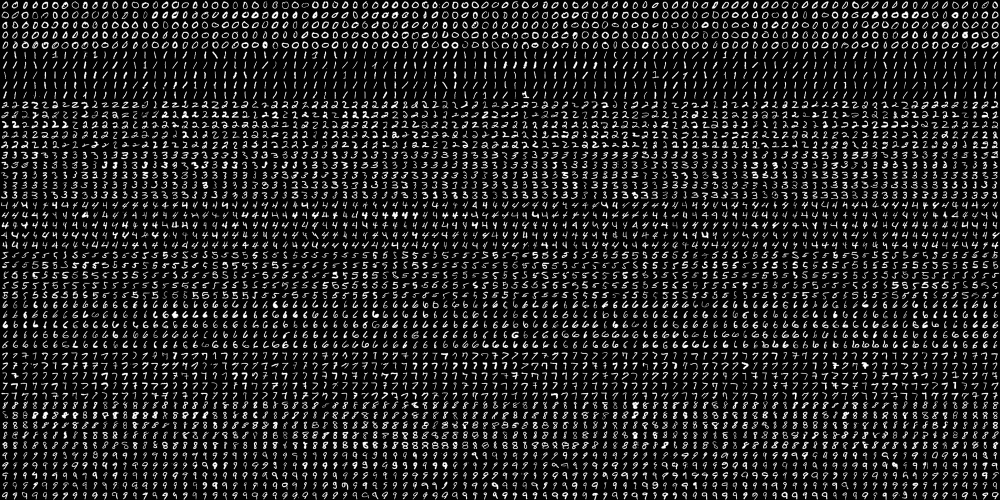
#> input picture Project_1_updated/digits.png, 2000 x 1000 px, found by its file name (shown at 1/2 size)
$ python handwritten_predictor.py
#> lines starting #> are read from the running program, lines starting #| are printed output that depends on the picture
import cv2 as cv
import numpy as np
import matplotlib.pyplot as plt
from random import randbytes, shuffle
from numpy.random.mtrand import rand
import os
import random


def knnModel():
    filepath = '/Users/azureennaja/Desktop/Perantis/Project 1/Question2/digits.png'
    imgGray = cv.imread(filepath, cv.IMREAD_GRAYSCALE)

    print(imgGray.shape)

    SIZE = 20

    #Resize
    rowNum = imgGray.shape[0] / SIZE
    colNum = imgGray.shape[1] / SIZE

    rows = np.vsplit(imgGray, rowNum)

    digits = []
    for row in rows:
        rowCells = np.hsplit(row, colNum)
        for digit in rowCells:
            digits.append(digit)

    digits = np.array(digits)
    print('digits', digits.shape)

    #labels
    Digit_class = 10
    repeatNum = len(digits) / Digit_class
    labels = np.repeat(np.arange(Digit_class), repeatNum)
    print('labels', labels.shape)

    features = []
    for digit in digits:
        img_pixel = np.float32(digit.flatten())
        features.append(img_pixel)

    features = np.squeeze(features)
    print("Features:", features.shape)

    #Shuffle features and labels
    #Seed random for constant random value

    rand = np.random.RandomState(321)
    shuffle = rand.permutation(features.shape[0])
    features, labels = features[shuffle], labels[shuffle]

    #Split into training and testing

    splitRatio = [2,1]
    sumRatio = sum(splitRatio)
    partition = np.array(splitRatio) * len(features) // sumRatio
    partition = np.cumsum(partition)

    featureTrain, featureTest = np.array_split(features, partition[:-1])
    labelTrain, labelTest = np.array_split(labels, partition[:-1])

    print("featureTrain:", featureTrain.shape)
    print("featureTest:", featureTest.shape)
    print("labelTrain:", labelTrain.shape)
    print("labelTest:", labelTest.shape)

    #Train the Knn Model
    print("Train the Knn Model")
    knn = cv.ml.KNearest_create()
    knn.train(featureTrain, cv.ml.ROW_SAMPLE, labelTrain)

    k = 4
    ret, prediction, neighbours, dist = knn.findNearest(featureTest, k)

    # Compute the accuracy:
    accuracy = (np.squeeze(prediction) == labelTest).mean() * 100
    print(f"Accuracy when k=4: {accuracy:.2f}%")

    return knn


def test_userInput(filename, rand_num, knn):
    imgGray = cv.imread(filename, cv.IMREAD_GRAYSCALE)

    print("Image Shape:", imgGray.shape)

    SZ = 20

    # resize
    rowNum = imgGray.shape[0] / SZ
    colNum = imgGray.shape[1] / SZ

    rows = np.vsplit(imgGray, rowNum)

    digits = []

    for row in rows:
        rowCells = np.hsplit(row, colNum)
        for digit in rowCells:
            digits.append(digit)

    # convert list to np.array
    digits = np.array(digits)
    print("digits shape:", digits.shape)
    print("len digits", len(digits))

    #labels

    labels = np.asarray(rand_num)
    print(labels)

    print("labels", labels.shape)

    new_features = []
    for digit in digits:
        img_pixel = np.float32(digit.flatten())
        new_features.append(img_pixel)

    new_features = np.squeeze(new_features)
    print("Features:", new_features.shape)

    k = 4

    ret, prediction, neighbours, dist = knn.findNearest(new_features, k)

    #Compute the accuracy
    accuracy = (labels == np.squeeze(prediction).flatten()).mean() * 100
    print(f"Accuracy of number combination: {accuracy:.2f}%")
    print(prediction.flatten())
    print()


def main():
    knn = knnModel()
#> in knnModel, imgGray is the input picture: shape (1000, 2000); min 0, max 255, mean 33.8
#| (1000, 2000)
#> in knnModel, `rows = np.vsplit(imgGray, rowNum)`: rows = 50 items
#> the loop in knnModel, `for row in rows:` made 50 passes
#> after the loop in knnModel, `for row in rows:`: digits = 5000 items
#| digits (5000, 20, 20)
#> in knnModel, `repeatNum = len(digits) / Digit_class`: repeatNum = 500
#> in knnModel, `labels = np.repeat(np.arange(Digit_class), repeatNum)`: labels = 5000 values from 0 to 9
#| labels (5000,)
#> after the loop in knnModel, `for digit in digits:`: features = 5000 items
#> in knnModel, `features = np.squeeze(features)`:
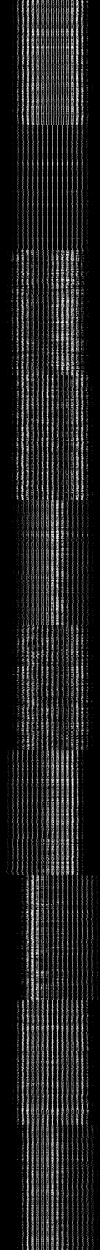
#> features: shape (5000, 400) float32 (shown at 1/4 size); min 0, max 255, mean 33.8
#| Features: (5000, 400)
#> in knnModel, `features, labels = features[shuffle], labels[shuffle]`:
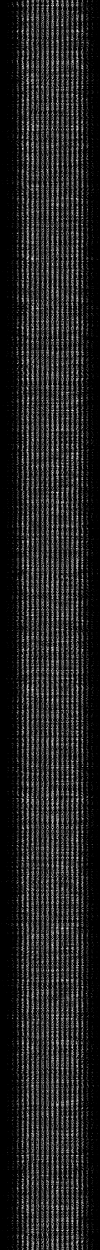
#> features: shape (5000, 400) float32 (shown at 1/4 size); min 0, max 255, mean 33.8
#> in knnModel, `features, labels = features[shuffle], labels[shuffle]`: labels = 5000 values, max 9 at index 2, min 0 at index 22, mean 4.5
#> in knnModel, `partition = np.array(splitRatio) * len(features) // sumRatio`: partition = [3333, 1666]
#> in knnModel, `partition = np.cumsum(partition)`: partition = [3333, 4999]
#> in knnModel, `featureTrain, featureTest = np.array_split(features, partition[:-1])`:
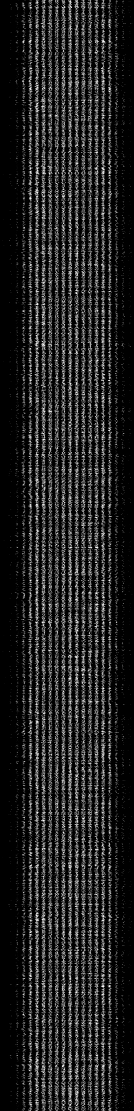
#> featureTrain: shape (3333, 400) float32 (shown at 1/3 size); min 0, max 255, mean 33.8
#> in knnModel, `featureTrain, featureTest = np.array_split(features, partition[:-1])`:
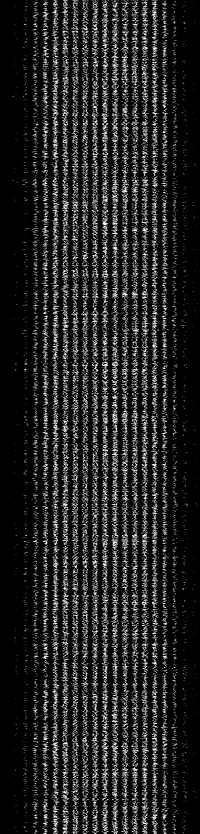
#> featureTest: shape (1667, 400) float32 (shown at 1/2 size); min 0, max 255, mean 33.9
#> in knnModel, `labelTrain, labelTest = np.array_split(labels, partition[:-1])`: labelTrain = 3333 values, max 9 at index 2, min 0 at index 22, mean 4.54; labelTest = 1667 values, max 9 at index 3, min 0 at index 1, mean 4.42
#| featureTrain: (3333, 400)
#| featureTest: (1667, 400)
#| labelTrain: (3333,)
#| labelTest: (1667,)
#> in knnModel, `ret, prediction, neighbours, dist = knn.findNearest(featureTest, k)`: ret = 8; prediction = 1667 values, max 9 at index 3, min 0 at index 1, mean 4.33; neighbours = 1667 rows, first 6: [8, 8, 8, 8], [0, 0, 0, 0], [1, 1, 1, 1], [9, 9, 9, 9], [0, 0, 0, 0], [6, 6, 6, 6]; dist = 1667 rows, first 6: [452568, 691779, 720318, 731989], [742317, 959695, 1274900, 1373039], [162375, 183476, 206527, 213961], [507705, 554170, 579892, 605714], [948726, 961890, 980431, 1144372], [222238, 324408, 401471, 427980]
#> in knnModel, `accuracy = (np.squeeze(prediction) == labelTest).mean() * 100`: accuracy = 93.94
#| Accuracy when k=4: 93.94%
    number_list = data_extraction()
#| Image dimension (1000, 2000, 3)
#> after the loop in data_extraction, `for column in range(0, 2000, 20):`: numbers_list = 5000 items
    print("\n--Number Combination--\n")

    rand_num = []

    n = int(input("Enter the length combination random numbers (2-4): "))
#> the answer given: 3

    print("\n")

    if n <= 4:
        if n !=0:
            for i in range(0, n):
                print("Enter number at index", i)
                item = int(input())
                rand_num.append(item)
#> this loop made 3 passes; the answer given on pass 1: 3
            print("User list is:", rand_num, "\n")
    else:
        print("Please re-enter")

    print()

    print("shape:", rand_num)

    user_input(numbers_list=number_list, rand_num=rand_num)
#> the loop in user_input, `for x in range(0, len(rand_num), 1):` made 3 passes
#> pass 1, in user_input, `img = numbers_list[start_i: start_i + 20, :]`:
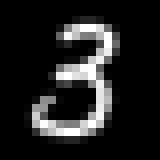
#> img: shape (20, 20, 3) (shown 8 times larger); min 0, max 255, mean 33.4
#> pass 3, in user_input, `img = numbers_list[start_i: start_i + 20, :]`:
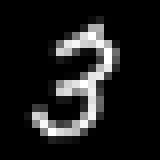
#> img: shape (20, 20, 3) (shown 8 times larger); min 0, max 255, mean 28.9
#> after the loop in user_input, `for x in range(0, len(rand_num), 1):`: rand_num_img = 3 items
#> in user_input, `new_img = cv.hconcat(rand_num_img)`:
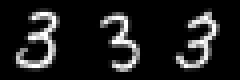
#> new_img: shape (20, 60, 3) (shown 4 times larger); min 0, max 255, mean 29.5

    test_userInput("from_user.jpg", rand_num, knn)
#| Image Shape: (20, 60)
#> in test_userInput, `rows = np.vsplit(imgGray, rowNum)`: rows = 1 item
#> the loop in test_userInput, `for row in rows:` made 1 pass
#> after the loop in test_userInput, `for row in rows:`: digits = 3 items
#| digits shape: (3, 20, 20)
#| len digits 3
#> the loop in test_userInput, `for digit in digits:` made 3 passes
#| Features: (3, 400)
#> in test_userInput, `ret, prediction, neighbours, dist = knn.findNearest(new_features, k)`: ret = 3; prediction = [3, 3, 3]; neighbours = [[3, 3, 3, 3], [3, 3, 3, 3], [3, 3, 3, 3]]; dist = [[858, 351137, 542993, 622215], [696, 667794, 716634, 730999], [761, 705754, 911317, 921217]]
#> in test_userInput, `accuracy = (labels == np.squeeze(prediction).flatten()).mean() * 100`: accuracy = 100
#| Accuracy of number combination: 100.00%
#| [3. 3. 3.]
    img = cv.imread("from_user.jpg")
#> img: shape (20, 60, 3); min 0, max 255, mean 30
    img = img[:,:,::-1]
    plt.imshow(img)
    plt.show()

    return rand_num


#Extract the list of digits from digits image

def data_extraction():
    img = cv.imread('/Users/azureennaja/Desktop/Perantis/Project 1/Question2/digits.png')
    print("Image dimension", img.shape)

    numbers_list = []  #to create list for storing digits

    column = img.shape[0]
    row = img.shape[1]

    for column in range(0, 2000, 20):
        for row in range(0, 1000, 20):
            digits = img[column: column+20, row:row+20]
            numbers_list.append(digits)
    numbers_list = cv.vconcat(numbers_list)

    return numbers_list

#Get the user input to generate image consist of rand num insert by user
def user_input(numbers_list, rand_num):

    np.random.seed(2)

    # create an empty list to contain array of image based on rand_num / feature vector
    rand_num_img = []

    for x in range(0, len(rand_num), 1):
        digit1 = int(rand_num[x])
        a = digit1 * 5000
        b = a + 5000  #because col is twice the size of row
        value = []
        for y in range(a, b, 20):
            value.append(y)


        start_i = value[np.random.randint(0, len(value))]
        img = numbers_list[start_i: start_i + 20, :]
        rand_num_img.append(img) #list

    new_img = cv.hconcat(rand_num_img)
    cv.imwrite("from_user.jpg", new_img)


if __name__ == "__main__":
    main()
